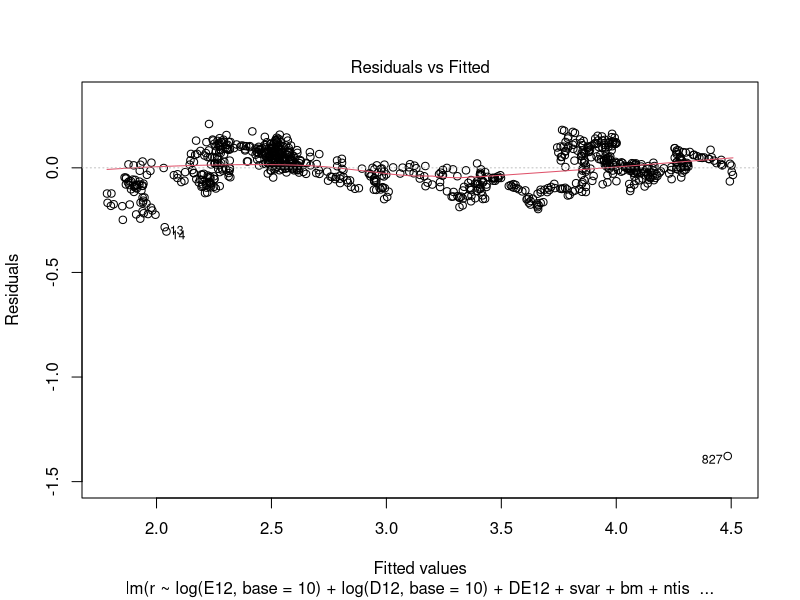
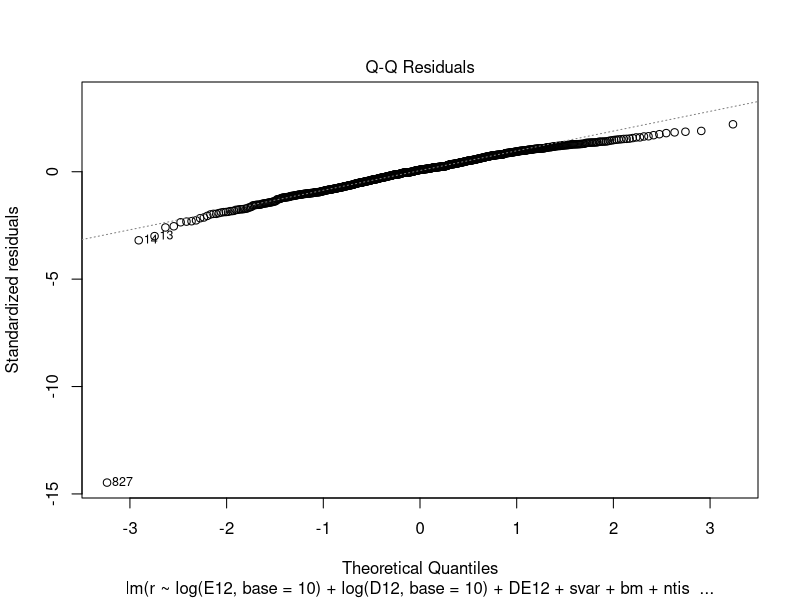
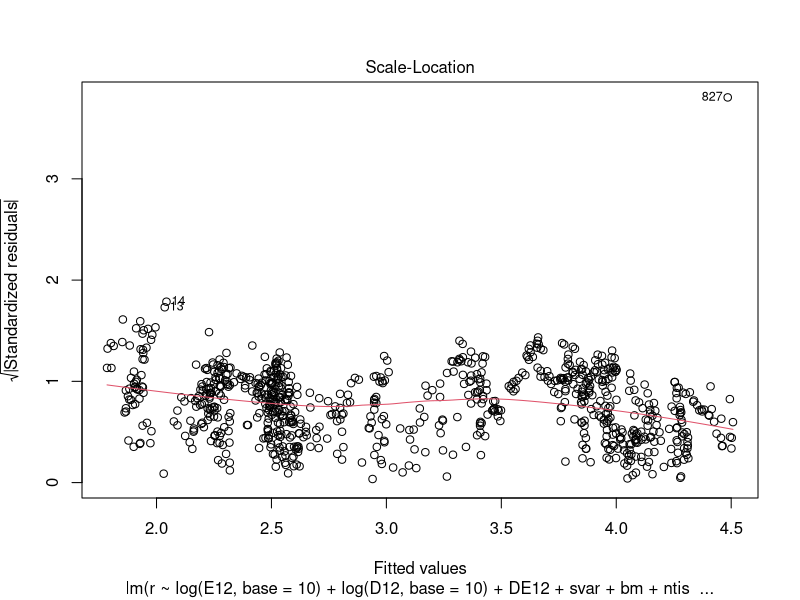
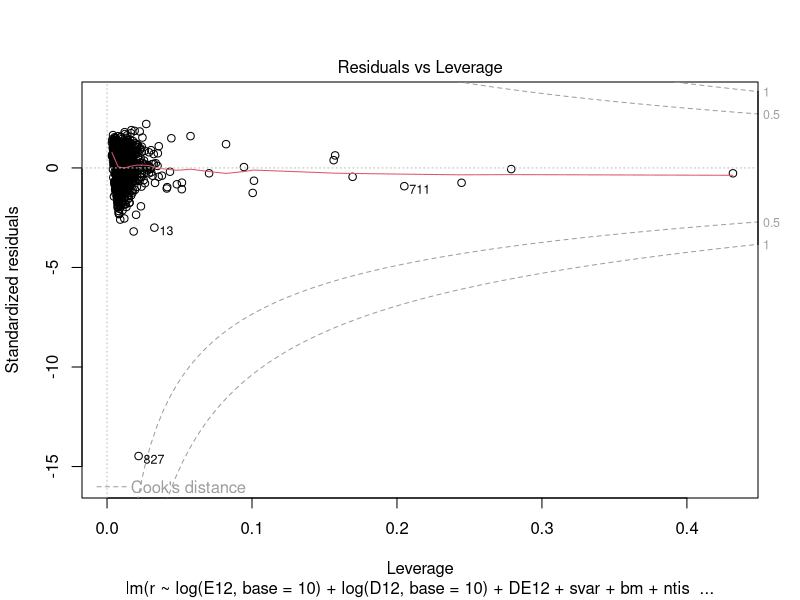
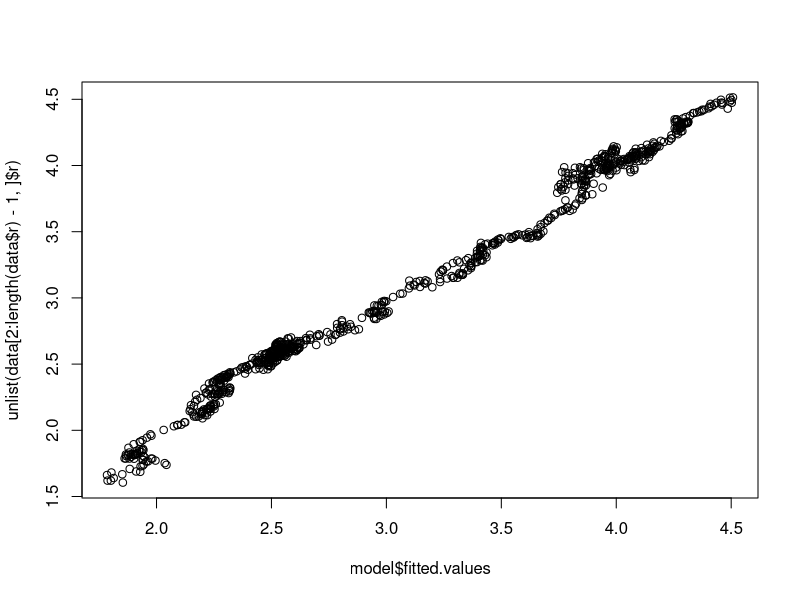
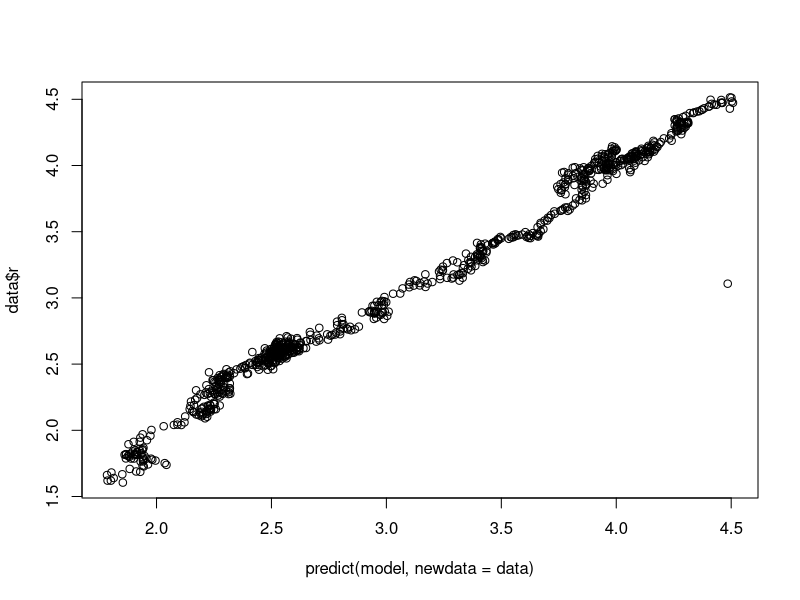
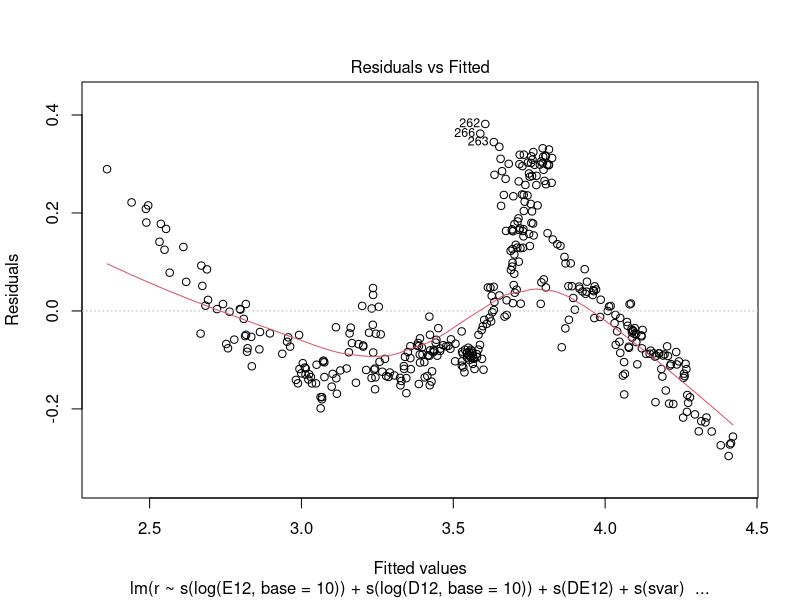
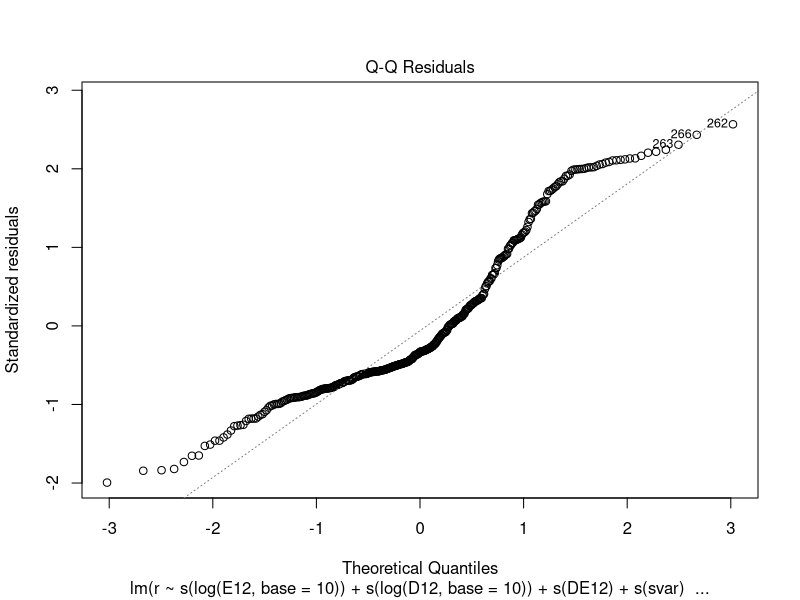

These charts were generated, in order, by the following R code:
library(readxl)

#Reading and filtering data
data <- read_xlsx("PredictorData2018.xlsx")
data <- data[data$yyyymm>194912,]
data <- data[1:828, ]

colnames(data)[5] <- "bm"

#Converting data
data["ltr"] <- as.double(data$ltr)
data["tbl"] <- as.double(data$tbl)
data["AAA"] <- as.double(data$AAA)
data["BAA"] <- as.double(data$BAA)
data["infl"] <- as.double(data$infl)
data["ntis"] <- as.double(data$ntis)
data["bm"] <- as.double(data$bm)
data["corpr"] <- as.double(data$corpr)
data["svar"] <- as.double(data$svar)
data["DE12"] <- data["D12"]/data["E12"]
data["TSPREAD"] <- data["ltr"]-data["tbl"]
data["DSPREAD"] <- data["AAA"]-data["BAA"]
data["DRSPREAD"] <- data["AAA"]-data["ltr"]

data <- subset(data, select = c("ltr", "ntis", "svar", "infl",
                                "DRSPREAD", "D12", "bm", "tbl",
                                "DSPREAD", "E12",
                                "TSPREAD", "DE12", "Index", "yyyymm"))

#Computing R column
R <- unlist(log(data[-(1:1), "Index"] +
                  data[-(1:1), "D12"]/12) - log(data[-(length(data):length(data)), "Index"], base=10))
data$r <- c(R, mean(R))
#Spliting data on training and testing sets

train_n <- as.integer(0.85*length(data$yyyymm))+1

dtrain <- data[1:train_n, ]
dtest <- data[-(1:train_n), ]

d <- 3

R2<-function(y,pred) {
  1-sum((y-pred)^2)/sum((y-mean(y))^2)
}

rmse<-function(y,pred) {
  sqrt(mean((y-pred)^2)) 
} 

s <- function(x){
  return (x**d)
}

#Predictive regression
model <- lm(r~log(E12, base=10) +
              log(D12, base=10) +
              DE12 + svar +
              bm + ntis +
              tbl + ltr +
              TSPREAD + DSPREAD +
              DRSPREAD + infl,
            data=data[-(length(data):length(data)),])

summary(model)

sum((data$r - predict(model, newdata = data[-(length(data):length(data)), ]))^2)/length(data[-(length(data):length(data)), ]$ltr)
R2(data$r, predict(model,newdata=data[-(length(data):length(data)), ]))

plot(model)
plot(model$fitted.values, unlist(data[2:length(data$r)-1,]$r))
plot(predict(model,newdata=data), data$r)

data <- data[data$yyyymm>197912,]
data <- data[1:468, ]
train_n <- as.integer(0.85*length(data$yyyymm))+1

dtrain <- data[1:train_n, ]
dtest <- data[-(1:train_n), ]

#OLS regression
ols <- lm(r~s(log(E12, base=10)) +
              s(log(D12, base=10)) +
              s(DE12) + s(svar) +
              s(bm) + s(ntis) +
              s(tbl) + s(ltr) +
              s(TSPREAD) + s(DSPREAD) +
              s(DRSPREAD) + s(infl),
              data=dtrain[-(length(dtrain):length(dtrain)),])

summary(ols)

plot(ols)
plot(ols$fitted.values, unlist(dtrain[2:length(dtrain$r)-1,]$r))
plot(predict(ols,newdata=dtrain), dtrain$r)

rmse(dtrain$r, predict(ols, newdata = dtrain[-(length(dtrain):length(dtrain)),]))
R2(dtrain$r, predict(ols, newdata = dtrain[-(length(dtrain):length(dtrain)),]))

dtest_rows <- nrow(dtest)

predictionsOLS <- 1:nrow(dtest)
metrics_windows_OLS <- array(dim = c(dtest_rows, 2))
for (index in 1:nrow(dtest)){
  prediction <- predict(ols, newdata = dtest[index, ])
  predictionsOLS[index] <- prediction
  
  window <- data[index:train_n+index, ]
  
  data[train_n+index, "r"] <- prediction
  
  ols <- lm(r~log(E12, base=10)**3 +
              log(D12, base=10)**3 +
              DE12**3 + svar**3 +
              bm**3 + ntis**3 +
              tbl**3 + ltr**3 +
              TSPREAD**3 + DSPREAD**3 +
              DRSPREAD**3 + infl**3,
              data=window)

  rms<- rmse(window$r, ols$fitted.values)
  r2 <- R2(window$r, ols$fitted.values)

  metrics_windows_OLS[index, 1] <- rms
  metrics_windows_OLS[index, 2] <- r2
}

summary(ols)

plot(ols)
plot(ols$fitted.values, window$r)
plot(predictionsOLS, dtest$r)

sum(metrics_windows_OLS[,1])/length(metrics_windows_OLS[,1])
sum(metrics_windows_OLS[,2])/length(metrics_windows_OLS[,2])

rmse(dtest$r, predictionsOLS)
R2(dtest$r, predictionsOLS)
